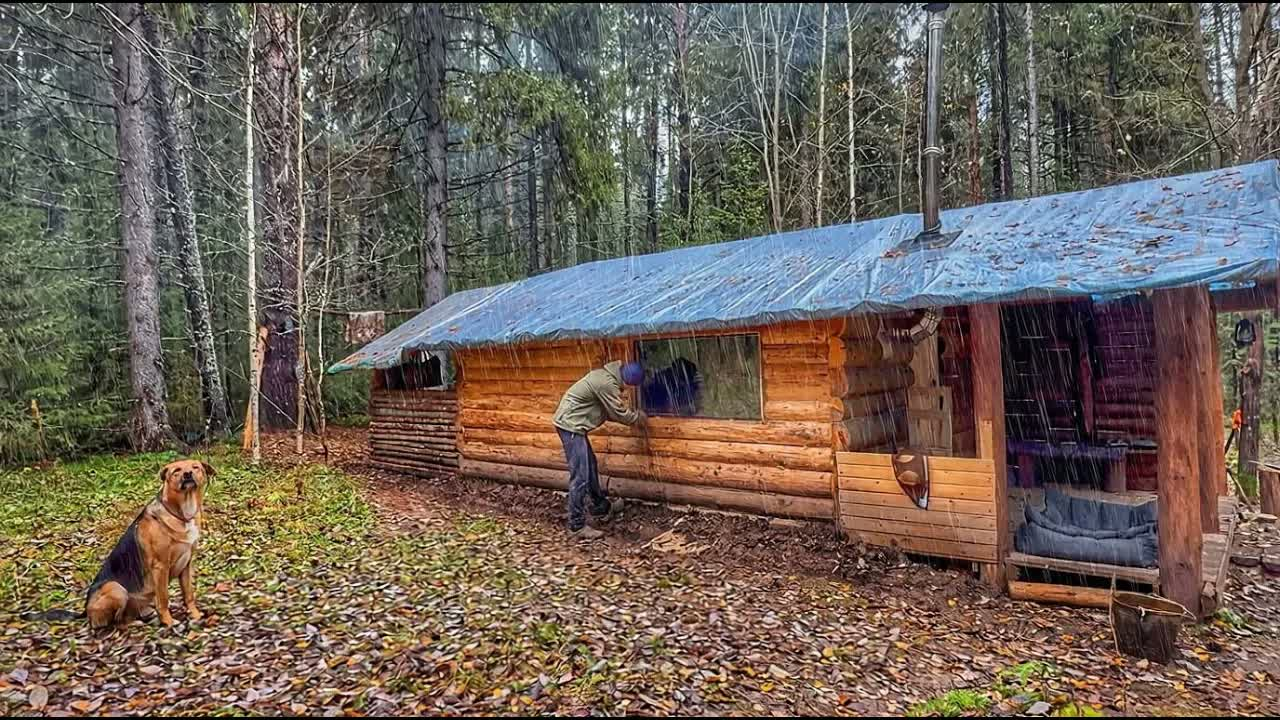
#> input picture #E#/Videos/It's a cold and wet autumn, and I'm preparing the Log Cabin for the frosts_part1.mp4#.jpg, 1280 x 720 px
$ python -i image.py   (imports and definitions only)   (older library calls are emulated)
#> lines starting #> are read from the running program, lines starting #| are printed output that depends on the picture
from PIL import Image

def resize_and_crop(image_path, output_path, size=(800, 600), crop=True):
    """
    调整图片大小并可裁剪
    :param image_path: 原图片路径
    :param output_path: 输出图片路径
    :param size: (width, height) 目标尺寸
    :param crop: True -> 裁剪图片以填充目标尺寸
                 False -> 仅缩放，可能留白
    """
#> called with output_path = 'out.png', size = (800, 600), crop = True
    img = Image.open(image_path)
#> img is the input picture: PIL image 1280x720 RGB; mean R, G, B 109, 97.5, 87.3
    original_width, original_height = img.size
#> original_width = 1280; original_height = 720
    target_width, target_height = size

    if crop:
        # 计算缩放比例，保证图片覆盖整个目标区域
        ratio = max(target_width / original_width, target_height / original_height)
#> ratio = 0.833
        new_size = (int(original_width * ratio), int(original_height * ratio))
#> new_size = (1066, 600)
        img = img.resize(new_size, Image.ANTIALIAS)
#> img: PIL image 1066x600 RGB

        # 裁剪中心部分
        left = (new_size[0] - target_width) / 2
#> left = 133
        top = (new_size[1] - target_height) / 2
#> top = 0
        right = left + target_width
#> right = 933
        bottom = top + target_height
#> bottom = 600
        img = img.crop((left, top, right, bottom))
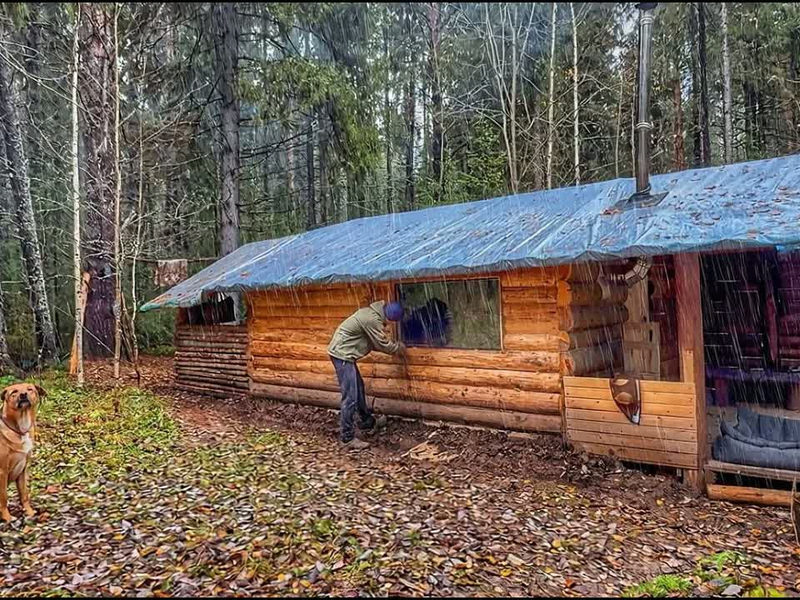
#> img: PIL image 800x600 RGB; mean R, G, B 110.2, 97.7, 87.6
    else:
        # 仅缩放，不裁剪
        img = img.resize(size, Image.Resampling.LANCZOS)

    img.save(output_path)
    print(f"✅ 图片已保存到: {output_path}")

>>> result = resize_and_crop("../#E#/Videos/It's a cold and wet autumn, and I'm preparing the Log Cabin for the frosts_part1.mp4#.jpg", 'out.png')
